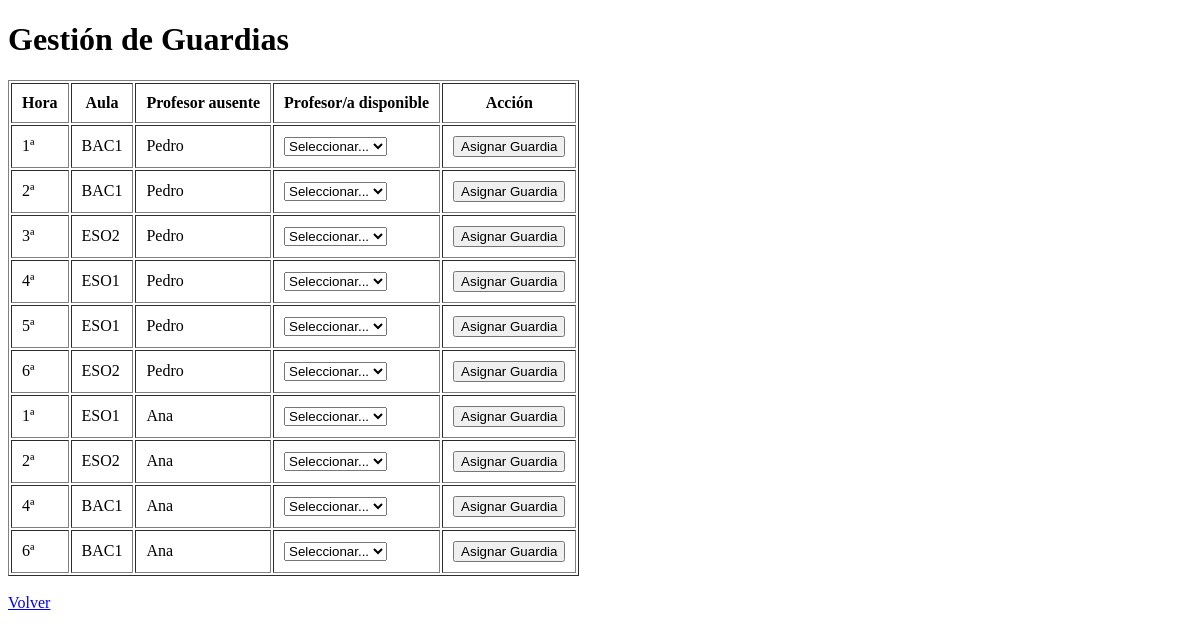
Before: /guardias with the older database file.
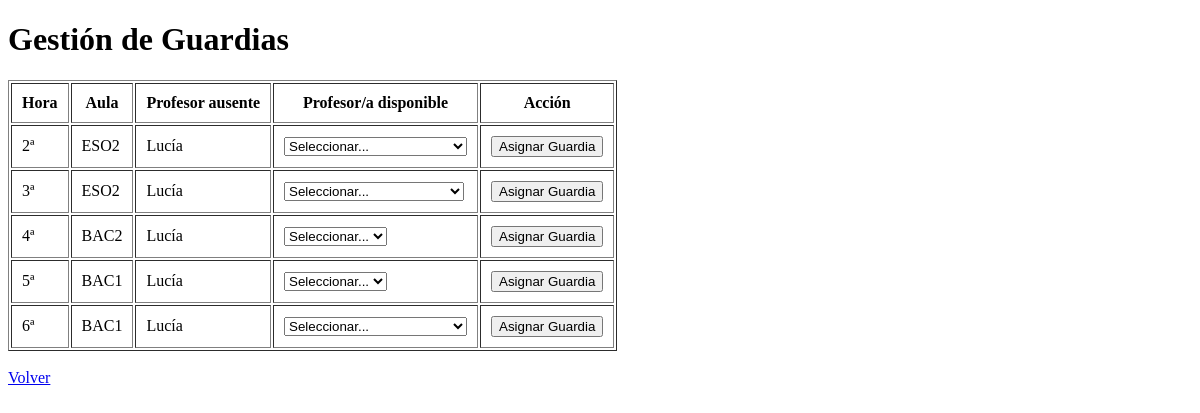
After: the same page with the newer database file.
### tables this page shows
CREATE TABLE ausencias (
    id_ausencia INTEGER PRIMARY KEY AUTOINCREMENT,
    id_profesor INTEGER NOT NULL,
    fecha DATE NOT NULL,
    hora INTEGER NOT NULL,
    FOREIGN KEY (id_profesor) REFERENCES profesores(id_profesor)
);

CREATE TABLE horario (
    id_horario INTEGER PRIMARY KEY AUTOINCREMENT,
    id_profesor INTEGER NOT NULL,
    dia_semana INTEGER NOT NULL CHECK(dia_semana BETWEEN 1 AND 5),
    hora INTEGER NOT NULL,
    tipo TEXT NOT NULL CHECK(tipo IN ('clase', 'guardia', 'libre')),
    aula TEXT,
    UNIQUE(id_profesor, dia_semana, hora), -- Para que un profesor no tenga dos clases al mismo tiempo
    FOREIGN KEY (id_profesor) REFERENCES profesores(id_profesor)
);

CREATE TABLE profesores (
    id_profesor INTEGER PRIMARY KEY AUTOINCREMENT,
    nombre TEXT NOT NULL,
    departamento TEXT NOT NULL
);

### app.py (the view)
@app.route("/guardias")
def vista_guardias():
    dia_actual = datetime.now().isoweekday()
    fecha_hoy = date.today().isoformat()
    filas = db.obtener_ausencias_con_datos_profesor(dia_actual)
    guardias_db = db.obtener_guardias_con_nombre_cubre()
    asignadas = {(g[0], g[1]): {'cubre': g[2]} for g in guardias_db}
    sustitutos_por_hora = {}
    for f in filas:
        hora_ausencia = f[0]
        if hora_ausencia not in sustitutos_por_hora:
            sustitutos_por_hora[hora_ausencia] = db.obtener_profesores_disponibles_en_hora(dia_actual, hora_ausencia)
    return render_template(
        "guardias.html",
        filas=filas,
        sustitutos_por_hora=sustitutos_por_hora, # Pasamos el diccionario
        asignadas=asignadas,
        fecha_actual=fecha_hoy
    )

### modules/db/db_manager.py (called while the page is built)
def get_connection():
    conn = sqlite3.connect(DB_PATH)
    conn.execute("PRAGMA foreign_keys = ON")
    return conn

def obtener_profesores_disponibles_en_hora(dia_semana, hora):
    with get_connection() as conn:
        cursor = conn.cursor()
        cursor.execute("""
            SELECT p.id_profesor, p.nombre, COUNT(g.id_guardia) as total_guardias
            FROM profesores p
            JOIN presencia pr ON p.id_profesor = pr.id_profesor
            JOIN horario h ON p.id_profesor = h.id_profesor
            LEFT JOIN guardias g ON p.id_profesor = g.id_profesor_cubre
            WHERE pr.fecha = date('now')
              AND pr.presente = 1
              AND h.dia_semana = ?
              AND h.hora = ?
              AND h.tipo = 'libre'
            GROUP BY p.id_profesor
            ORDER BY total_guardias ASC, p.nombre ASC
        """, (dia_semana, hora))
        return cursor.fetchall()

### templates/guardias.html (shortened to what this page needs)
<!DOCTYPE html>
<html>
<head>
</head>
<body>
<h1>Gestión de Guardias</h1>
<table border="1" cellpadding="10">
    <tr>
        <th>Hora</th>
        <th>Aula</th>
        <th>Profesor ausente</th>
        <th>Profesor/a disponible</th>
        <th>Acción</th>
    </tr>
    {% for f in filas %}
    {% set hora = f[0] %}
    {% set aula = f[1] %}
    {% set nombre_ausente = f[3] %}
    <tr class="{% if (hora, aula) in asignadas %}asignada{% endif %}">
        <td>{{ hora }}ª</td>
        <td>{{ aula }}</td>
        <td>{{ nombre_ausente }}</td>
        <td>
            {% if (hora, aula) not in asignadas %}
                <select name="id_profesor_cubre" form="form_asignar_{{ loop.index }}" required>
                    <option value="">Seleccionar...</option>
                </select>
            {% else %}
                <span style="color: green;">✔ Asignada</span>
            {% endif %}
        </td>
        <td>
            {% if (hora, aula) in asignadas %}
                Cubierta por: <strong>{{ asignadas[(hora, aula)].cubre }}</strong>
                <form method="POST" action="/eliminar" style="display:inline;">
                    <input type="hidden" name="hora" value="{{ hora }}">
                    <input type="hidden" name="aula" value="{{ aula }}">
                    <button type="submit" style="background-color: #ffcccc;">Eliminar</button>
                </form>
            {% else %}
                <form id="form_asignar_{{ loop.index }}" method="POST" action="/registrar">
                    <button type="submit">Asignar Guardia</button>
                </form>
            {% endif %}
        </td>
    </tr>
    {% endfor %}
</table>
<br>
<a href="/">Volver</a>
</body>
</html>

Changed rows visible on the page:
removed ausencias: hora "1"
no longer on this page (row unchanged): profesores: nombre "Pedro"
removed ausencias: hora "2"
removed ausencias: hora "3"
removed ausencias: hora "4"
removed horario: aula "ESO1"
removed ausencias: hora "5"
removed horario: aula "ESO1"
removed ausencias: hora "6"
removed ausencias: hora "1"
removed horario: aula "ESO1"
no longer on this page (row unchanged): profesores: nombre "Ana"
removed ausencias: hora "2"
removed horario: aula "ESO2"
removed ausencias: hora "4"
removed horario: aula "BAC1"
removed ausencias: hora "6"
removed horario: aula "BAC1"
added ausencias: hora "2"
added profesores: nombre "Lucía"
added ausencias: hora "3"
added ausencias: hora "4"
added horario: aula "BAC2"
added ausencias: hora "5"
added ausencias: hora "6"
